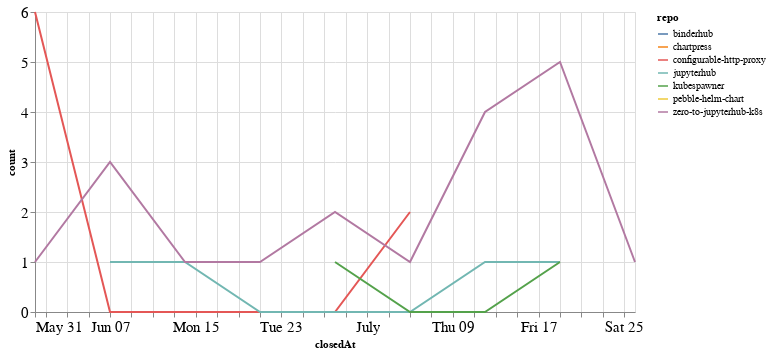

The cell this chart's notebook holds for it:
### Code cell
closed_by_time = closed_by.groupby('repo').resample('W', on='closedAt').count()['author'].reset_index()
closed_by_time = closed_by_time.rename(columns={'author': 'count'})

alt.Chart(closed_by_time, width=600).mark_line().encode(
    x='closedAt',
    y='count',
    color='repo',
    tooltip="repo"
)

### Figure 1 — Vega-Lite specification as saved in the notebook (floating-point values rounded to 4 significant figures)
{"config": {"axisLeft": {"labelFontSize": 15}, "axisBottom": {"labelFontSize": 15}}, "data": {"name": "data-7a6b75f9542ec5250f9b050677fd750f"}, "mark": "line", "encoding": {"color": {"type": "nominal", "field": "repo"}, "tooltip": {"type": "nominal", "field": "repo"}, "x": {"type": "temporal", "field": "closedAt"}, "y": {"type": "quantitative", "field": "count"}}, "width": 600, "$schema": "https://vega.github.io/schema/vega-lite/v4.8.1.json", "datasets": {"data-7a6b75f9542ec5250f9b050677fd750f": [{"repo": "binderhub", "closedAt": "2020-07-26T00:00:00", "count": 1}, {"repo": "chartpress", "closedAt": "2020-07-19T00:00:00", "count": 1}, {"repo": "configurable-http-proxy", "closedAt": "2020-05-31T00:00:00", "count": 6}, {"repo": "configurable-http-proxy", "closedAt": "2020-06-07T00:00:00", "count": 0}, {"repo": "configurable-http-proxy", "closedAt": "2020-06-14T00:00:00", "count": 0}, {"repo": "configurable-http-proxy", "closedAt": "2020-06-21T00:00:00", "count": 0}, {"repo": "configurable-http-proxy", "closedAt": "2020-06-28T00:00:00", "count": 0}, {"repo": "configurable-http-proxy", "closedAt": "2020-07-05T00:00:00", "count": 2}, {"repo": "jupyterhub", "closedAt": "2020-06-07T00:00:00", "count": 1}, {"repo": "jupyterhub", "closedAt": "2020-06-14T00:00:00", "count": 1}, {"repo": "jupyterhub", "closedAt": "2020-06-21T00:00:00", "count": 0}, {"repo": "jupyterhub", "closedAt": "2020-06-28T00:00:00", "count": 0}, {"repo": "jupyterhub", "closedAt": "2020-07-05T00:00:00", "count": 0}, {"repo": "jupyterhub", "closedAt": "2020-07-12T00:00:00", "count": 1}, {"repo": "jupyterhub", "closedAt": "2020-07-19T00:00:00", "count": 1}, {"repo": "kubespawner", "closedAt": "2020-06-28T00:00:00", "count": 1}, {"repo": "kubespawner", "closedAt": "2020-07-05T00:00:00", "count": 0}, {"repo": "kubespawner", "closedAt": "2020-07-12T00:00:00", "count": 0}, {"repo": "kubespawner", "closedAt": "2020-07-19T00:00:00", "count": 1}, {"repo": "pebble-helm-chart", "closedAt": "2020-06-07T00:00:00", "count": 3}, {"repo": "zero-to-jupyterhub-k8s", "closedAt": "2020-05-31T00:00:00", "count": 1}, {"repo": "zero-to-jupyterhub-k8s", "closedAt": "2020-06-07T00:00:00", "count": 3}, {"repo": "zero-to-jupyterhub-k8s", "closedAt": "2020-06-14T00:00:00", "count": 1}, {"repo": "zero-to-jupyterhub-k8s", "closedAt": "2020-06-21T00:00:00", "count": 1}, {"repo": "zero-to-jupyterhub-k8s", "closedAt": "2020-06-28T00:00:00", "count": 2}, {"repo": "zero-to-jupyterhub-k8s", "closedAt": "2020-07-05T00:00:00", "count": 1}, {"repo": "zero-to-jupyterhub-k8s", "closedAt": "2020-07-12T00:00:00", "count": 4}, {"repo": "zero-to-jupyterhub-k8s", "closedAt": "2020-07-19T00:00:00", "count": 5}, {"repo": "zero-to-jupyterhub-k8s", "closedAt": "2020-07-26T00:00:00", "count": 1}]}}
